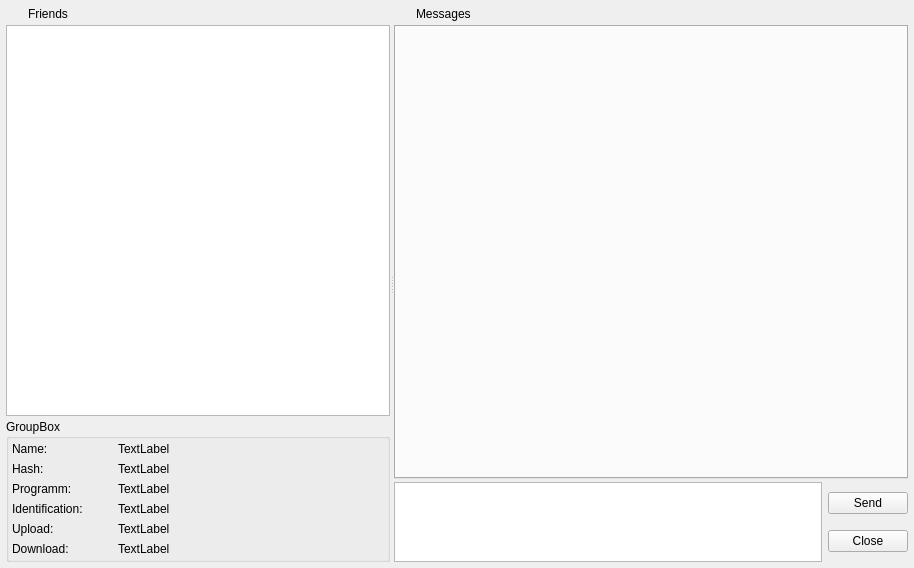
<?xml version="1.0" encoding="UTF-8"?>
<ui version="4.0">
 <class>messages_widget</class>
 <widget class="QWidget" name="messages_widget">
  <property name="geometry">
   <rect>
    <x>0</x>
    <y>0</y>
    <width>914</width>
    <height>568</height>
   </rect>
  </property>
  <property name="windowTitle">
   <string>messages_widget</string>
  </property>
  <layout class="QVBoxLayout" name="verticalLayout_4">
   <property name="spacing">
    <number>3</number>
   </property>
   <property name="margin">
    <number>6</number>
   </property>
   <item>
    <widget class="QSplitter" name="splitter">
     <property name="orientation">
      <enum>Qt::Horizontal</enum>
     </property>
     <widget class="QWidget" name="leftWidget" native="true">
      <layout class="QVBoxLayout" name="verticalLayout">
       <property name="spacing">
        <number>3</number>
       </property>
       <property name="margin">
        <number>0</number>
       </property>
       <item>
        <layout class="QHBoxLayout" name="horizontalLayout">
         <property name="sizeConstraint">
          <enum>QLayout::SetMinimumSize</enum>
         </property>
         <item>
          <widget class="QLabel" name="imgFriends">
           <property name="minimumSize">
            <size>
             <width>16</width>
             <height>16</height>
            </size>
           </property>
           <property name="maximumSize">
            <size>
             <width>16</width>
             <height>16</height>
            </size>
           </property>
           <property name="text">
            <string/>
           </property>
          </widget>
         </item>
         <item>
          <widget class="QLabel" name="label">
           <property name="text">
            <string>Friends</string>
           </property>
          </widget>
         </item>
        </layout>
       </item>
       <item>
        <widget class="QListView" name="listFriends">
         <property name="minimumSize">
          <size>
           <width>200</width>
           <height>0</height>
          </size>
         </property>
         <property name="maximumSize">
          <size>
           <width>16777215</width>
           <height>16777215</height>
          </size>
         </property>
        </widget>
       </item>
       <item>
        <widget class="QGroupBox" name="groupBox">
         <property name="title">
          <string>GroupBox</string>
         </property>
         <property name="flat">
          <bool>false</bool>
         </property>
         <layout class="QGridLayout" name="gridLayout">
          <property name="sizeConstraint">
           <enum>QLayout::SetMinimumSize</enum>
          </property>
          <property name="margin">
           <number>3</number>
          </property>
          <item row="1" column="1">
           <widget class="QLabel" name="label_hash">
            <property name="text">
             <string>TextLabel</string>
            </property>
           </widget>
          </item>
          <item row="0" column="0">
           <widget class="QLabel" name="label_2">
            <property name="maximumSize">
             <size>
              <width>100</width>
              <height>16777215</height>
             </size>
            </property>
            <property name="text">
             <string>Name:</string>
            </property>
           </widget>
          </item>
          <item row="0" column="1">
           <widget class="QLabel" name="label_name">
            <property name="text">
             <string>TextLabel</string>
            </property>
           </widget>
          </item>
          <item row="1" column="0">
           <widget class="QLabel" name="label_5">
            <property name="maximumSize">
             <size>
              <width>100</width>
              <height>16777215</height>
             </size>
            </property>
            <property name="text">
             <string>Hash:</string>
            </property>
           </widget>
          </item>
          <item row="2" column="0">
           <widget class="QLabel" name="label_6">
            <property name="maximumSize">
             <size>
              <width>100</width>
              <height>16777215</height>
             </size>
            </property>
            <property name="text">
             <string>Programm:</string>
            </property>
           </widget>
          </item>
          <item row="3" column="0">
           <widget class="QLabel" name="label_7">
            <property name="maximumSize">
             <size>
              <width>100</width>
              <height>16777215</height>
             </size>
            </property>
            <property name="text">
             <string>Identification:</string>
            </property>
           </widget>
          </item>
          <item row="4" column="0">
           <widget class="QLabel" name="label_8">
            <property name="maximumSize">
             <size>
              <width>100</width>
              <height>16777215</height>
             </size>
            </property>
            <property name="text">
             <string>Upload:</string>
            </property>
           </widget>
          </item>
          <item row="2" column="1">
           <widget class="QLabel" name="label_programm">
            <property name="text">
             <string>TextLabel</string>
            </property>
           </widget>
          </item>
          <item row="3" column="1">
           <widget class="QLabel" name="label_ident">
            <property name="text">
             <string>TextLabel</string>
            </property>
           </widget>
          </item>
          <item row="4" column="1">
           <widget class="QLabel" name="label_upload">
            <property name="text">
             <string>TextLabel</string>
            </property>
           </widget>
          </item>
          <item row="5" column="0">
           <widget class="QLabel" name="label_13">
            <property name="text">
             <string>Download:</string>
            </property>
           </widget>
          </item>
          <item row="5" column="1">
           <widget class="QLabel" name="label_download">
            <property name="text">
             <string>TextLabel</string>
            </property>
           </widget>
          </item>
         </layout>
        </widget>
       </item>
      </layout>
     </widget>
     <widget class="QWidget" name="rightWidget" native="true">
      <layout class="QVBoxLayout" name="verticalLayout_2">
       <property name="spacing">
        <number>3</number>
       </property>
       <property name="margin">
        <number>0</number>
       </property>
       <item>
        <layout class="QHBoxLayout" name="horizontalLayout_2">
         <item>
          <widget class="QLabel" name="imgMessages">
           <property name="minimumSize">
            <size>
             <width>16</width>
             <height>16</height>
            </size>
           </property>
           <property name="maximumSize">
            <size>
             <width>16</width>
             <height>16</height>
            </size>
           </property>
           <property name="text">
            <string/>
           </property>
          </widget>
         </item>
         <item>
          <widget class="QLabel" name="label_3">
           <property name="text">
            <string>Messages</string>
           </property>
          </widget>
         </item>
        </layout>
       </item>
       <item>
        <widget class="MyTabWidget" name="tabWidget">
         <property name="tabsClosable">
          <bool>true</bool>
         </property>
        </widget>
       </item>
       <item>
        <layout class="QHBoxLayout" name="horizontalLayout_3">
         <property name="sizeConstraint">
          <enum>QLayout::SetMinimumSize</enum>
         </property>
         <item>
          <layout class="QVBoxLayout" name="verticalLayout_5">
           <property name="spacing">
            <number>0</number>
           </property>
           <property name="sizeConstraint">
            <enum>QLayout::SetMinimumSize</enum>
           </property>
          </layout>
         </item>
         <item>
          <widget class="QTextEdit" name="textMsg">
           <property name="sizePolicy">
            <sizepolicy hsizetype="Expanding" vsizetype="Minimum">
             <horstretch>0</horstretch>
             <verstretch>0</verstretch>
            </sizepolicy>
           </property>
           <property name="minimumSize">
            <size>
             <width>0</width>
             <height>80</height>
            </size>
           </property>
           <property name="maximumSize">
            <size>
             <width>16777215</width>
             <height>80</height>
            </size>
           </property>
          </widget>
         </item>
         <item>
          <layout class="QVBoxLayout" name="verticalLayout_3">
           <property name="sizeConstraint">
            <enum>QLayout::SetMinimumSize</enum>
           </property>
           <item>
            <widget class="QPushButton" name="btnSend">
             <property name="text">
              <string>Send</string>
             </property>
            </widget>
           </item>
           <item>
            <widget class="QPushButton" name="btnClose">
             <property name="text">
              <string>Close</string>
             </property>
            </widget>
           </item>
          </layout>
         </item>
        </layout>
       </item>
      </layout>
     </widget>
    </widget>
   </item>
  </layout>
 </widget>
 <layoutdefault spacing="6" margin="11"/>
 <customwidgets>
  <customwidget>
   <class>MyTabWidget</class>
   <extends>QTabWidget</extends>
   <header>mytabwidget.h</header>
   <container>1</container>
  </customwidget>
 </customwidgets>
 <resources>
  <include location="Icons/emule/emule.qrc"/>
 </resources>
 <connections/>
</ui>
